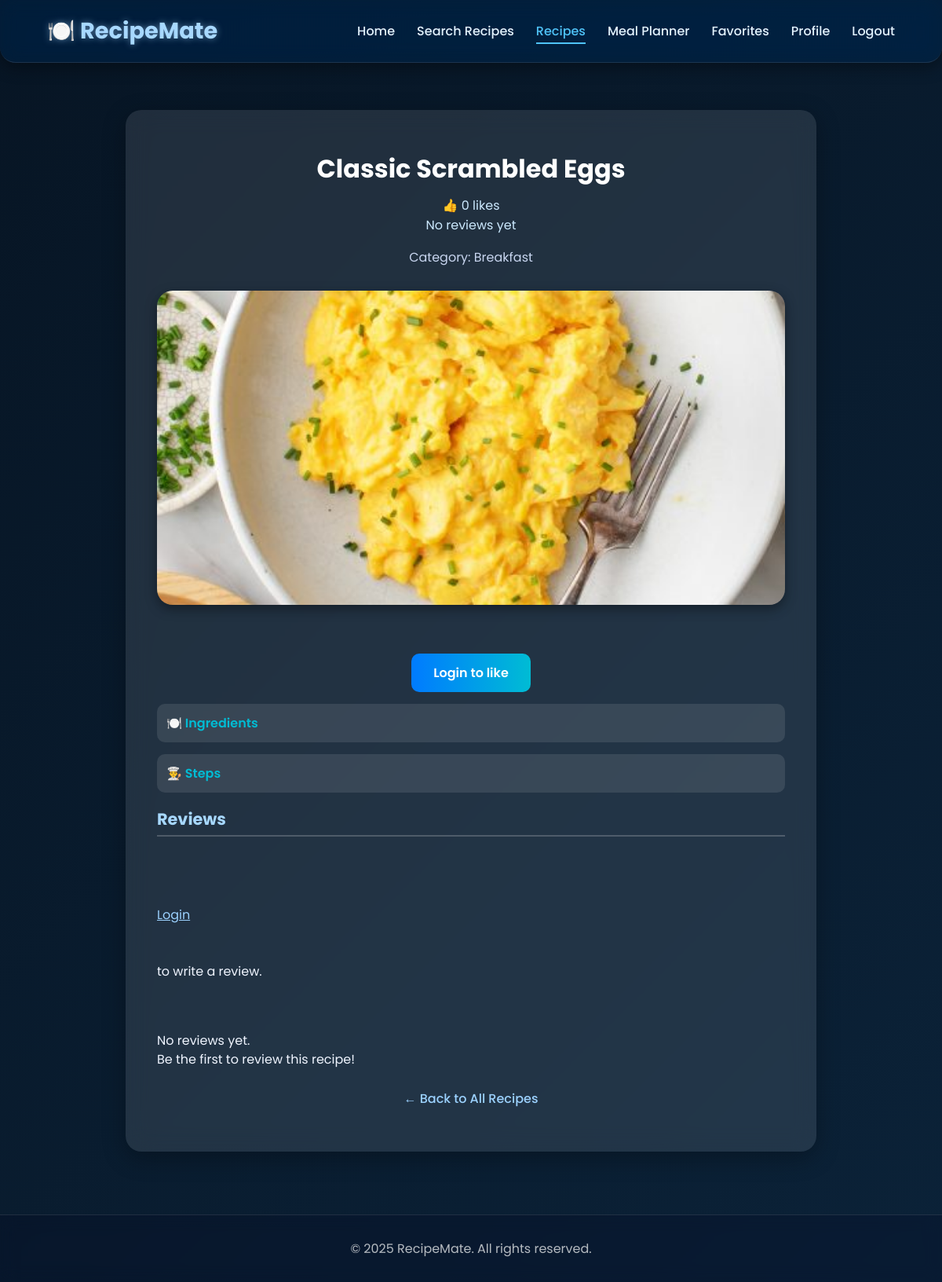
/recipes/view_recipe.php?id=1, run on the app's committed database.
### tables this page shows
CREATE TABLE IF NOT EXISTS recipes (
  id INT AUTO_INCREMENT PRIMARY KEY,
  user_id INT NOT NULL,
  title VARCHAR(255) NOT NULL,
  category VARCHAR(100),
  ingredients TEXT,
  description TEXT NOT NULL,
  steps TEXT,
  tags VARCHAR(255),
  likes_count INT DEFAULT 0,  
  image_path VARCHAR(255),
  created_at TIMESTAMP DEFAULT CURRENT_TIMESTAMP,
  FOREIGN KEY (user_id) REFERENCES users(user_id) ON DELETE CASCADE
);

### recipes/view_recipe.php (the view, shortened to what this page needs)
<?php
require_once __DIR__ . '/../dbConnection.php';
$recipeId = isset($_GET['id']) ? (int)$_GET['id'] : 0;
$stmt = $conn->prepare("
    SELECT *
    FROM recipes
    WHERE id = ?
");
$stmt->bind_param("i", $recipeId);
$stmt->execute();
$recipe = $stmt->get_result()->fetch_assoc();
$stmtReviews = $conn->prepare("
    SELECT
        r.rating,
        r.comment,
        u.userName,
        r.created_at
    FROM reviews r
    JOIN users u
        ON r.user_id = u.user_id
    WHERE r.recipe_id = ?
    ORDER BY r.created_at DESC
");
$stmtReviews->bind_param(
    "i",
    $recipeId
);
$stmtReviews->execute();
$reviews = $stmtReviews
    ->get_result()
    ->fetch_all(MYSQLI_ASSOC);
$stmtAvg = $conn->prepare("
    SELECT
        COALESCE(AVG(rating), 0) AS avg_rating,
        COUNT(*) AS total_reviews
    FROM reviews
    WHERE recipe_id = ?
");
$stmtAvg->bind_param(
    "i",
    $recipeId
);
$stmtAvg->execute();
$resAvg = $stmtAvg
    ->get_result()
    ->fetch_assoc();
$avg = round(
    (float)$resAvg['avg_rating'],
    1
);
$total = (int)$resAvg['total_reviews'];
$imageUrl = null;
if (!empty($recipe['image_path'])) {
    if (preg_match('/^https?:\/\//i', $recipe['image_path'])) {
        $imageUrl = $recipe['image_path'];
    } else {
        $imageUrl =
            rtrim(BASE_URL, '/') .
            '/' .
            ltrim($recipe['image_path'], '/');
    }
}
?>
<!DOCTYPE html>
<html lang="en">
<head>
</head>
<body>
<header>
<nav class="navbar">
    <div class="logo">
        🍽️ RecipeMate
    </div>
    <ul class="nav-links">
        <li>
            <a href="<?= BASE_URL ?>dashboard.php">
                Home
            </a>
        </li>
        <li>
            <a href="<?= BASE_URL ?>recipes/search_recipe.php">
                Search Recipes
            </a>
        </li>
        <li>
            <a
                href="<?= BASE_URL ?>recipes/recipe_index.php"
                class="active"
            >
                Recipes
            </a>
        </li>
        <li>
            <a href="<?= BASE_URL ?>planner/meal_planner.php">
                Meal Planner
            </a>
        </li>
        <li>
            <a href="<?= BASE_URL ?>favorites/favorites.php">
                Favorites
            </a>
        </li>
        <li>
            <a href="<?= BASE_URL ?>profile/profile.php">
                Profile
            </a>
        </li>
        <li>
            <a href="<?= BASE_URL ?>index.php">
                Logout
            </a>
        </li>
    </ul>
</nav>
</header>
<div class="container">
    <div class="recipe-header">
        <h1>
            <?= htmlspecialchars($recipe['title']) ?>
        </h1>
        <div
            style="
                margin-top:6px;
                color:#cdeaff;
            "
        >
            👍
            <?= (int)$recipe['likes_count'] ?>
            likes
            <br>
            <?php if ($total > 0): ?>
                <span
                    style="
                        color:#ffd166;
                    "
                >
                    <?= str_repeat(
                        "★",
                        (int)floor($avg)
                    ) ?>
                    <?= str_repeat(
                        "☆",
                        5 - (int)floor($avg)
                    ) ?>
                </span>
                <span
                    style="
                        margin-left:8px;
                    "
                >
                    <?= $avg ?>
                    / 5 •
                    <?= $total ?>
                    review<?= $total === 1 ? '' : 's' ?>
                </span>
            <?php else: ?>
                <span>
                    No reviews yet
                </span>
            <?php endif; ?>
        </div>
        <p>
            Category:
            <?= htmlspecialchars($recipe['category']) ?>
        </p>
    </div>
    <?php if (!empty($imageUrl)): ?>
        <img
            src="<?= htmlspecialchars($imageUrl) ?>"
            alt="Recipe Image"
            class="recipe-image"
        >
    <?php endif; ?>
    <div class="actions">
        <?php if (!isset($_SESSION['user_id'])): ?>
            <a
                class="btn btn-primary"
                href="<?= BASE_URL ?>index.php"
                style="text-decoration:none;"
            >
                Login to like
            </a>
        <?php endif; ?>
    </div>
    <details class="recipe-details">
        <summary>
            🍽️ Ingredients
        </summary>
    </details>
    <details class="recipe-details">
        <summary>
            👨‍🍳 Steps
        </summary>
    </details>
    <div class="recipe-section">
        <h2>
            Reviews
        </h2>
        <?php if (isset($_SESSION['user_id'])): ?>
            <form
                method="post"
                class="review-form"
            >
                <label for="rating">
                    Rating:
                </label>
                <select
                    name="rating"
                    id="rating"
                    required
                >
                    <option value="">
                        Select
                    </option>
                    <?php for (
                        $i = 1;
                        $i <= 5;
                        $i++
                    ): ?>
                        <option value="<?= $i ?>">
                            <?= $i ?> ★
                        </option>
                    <?php endfor; ?>
                </select>
                <label for="comment">
                    Comment:
                </label>
                <textarea
                    name="comment"
                    id="comment"
                    rows="3"
                    required
                ></textarea>
                <button
                    type="submit"
                    class="btn btn-primary"
                    name="submit_review"
                >
                    Submit Review
                </button>
            </form>
        <?php else: ?>
            <p>
                <a
                    href="<?= BASE_URL ?>index.php"
                    style="color:#9cd2ff;"
                >
                    Login
                </a>
                to write a review.
            </p>
        <?php endif; ?>
        <?php if (empty($reviews)): ?>
            <p>
                No reviews yet.
                Be the first to review this recipe!
            </p>
        <?php endif; ?>
        <div class="back-link">
            <a
                href="<?= BASE_URL ?>recipes/recipe_index.php"
            >
                ← Back to All Recipes
            </a>
        </div>
    </div>
</div>
<footer>
    © 2025 RecipeMate.
    All rights reserved.
</footer>
</body>
</html>

### recipes/view_recipe.php (style rules this page uses)
body { margin: 0; font-family: 'Poppins', sans-serif; background: linear-gradient( 135deg, #071524, #0b2238 ); color: #fff; overflow-x: hidden; }
header { background: transparent; }
.navbar { display: flex; justify-content: space-between; align-items: center; padding: 18px 60px; background: rgba(0, 40, 80, 0.4); backdrop-filter: blur(12px) saturate(150%); border-bottom: 1px solid rgba(255,255,255,0.1); border-radius: 0 0 20px 20px; box-shadow: 0 6px 20px rgba(0,0,0,0.35); position: sticky; top: 0; z-index: 1000; transition: all 0.4s ease; }
.logo { font-size: 1.8rem; font-weight: 700; color: #a7d8ff; text-shadow: 0 0 8px rgba(167,216,255,0.5); display: flex; align-items: center; gap: 8px; }
.nav-links { list-style: none; display: flex; gap: 28px; margin: 0; padding: 0; }
.nav-links a { color: #e3f2fd; text-decoration: none; font-weight: 500; transition: all 0.3s ease; position: relative; }
.nav-links a:hover, .nav-links a.active { color: #4fc3f7; }
.nav-links a::after { content: ''; position: absolute; bottom: -5px; left: 0; width: 0; height: 2px; background: #4fc3f7; transition: width 0.3s ease; }
.nav-links a:hover::after, .nav-links a.active::after { width: 100%; }
.container { max-width: 800px; margin: 60px auto; padding: 30px 40px; background: rgba(255,255,255,0.1); border-radius: 20px; backdrop-filter: blur(15px); box-shadow: 0 8px 30px rgba(0,0,0,0.3); }
.recipe-header { text-align: center; margin-bottom: 30px; }
.recipe-header h1 { font-size: 2rem; margin-bottom: 10px; color: #fff; }
.recipe-header p { color: #c9d6f0; }
.recipe-image { width: 100%; max-height: 400px; border-radius: 20px; object-fit: cover; margin-bottom: 25px; box-shadow: 0 5px 15px rgba(0,0,0,0.4); }
.recipe-section { margin-bottom: 25px; }
.recipe-section h2 { font-size: 1.3rem; color: #a7d8ff; border-bottom: 2px solid rgba(255,255,255,0.2); padding-bottom: 5px; margin-bottom: 15px; }
.recipe-section p { line-height: 1.5; color: #f0f5ff; white-space: pre-line; }
.actions { text-align: center; margin-top: 30px; display: flex; justify-content: center; flex-wrap: wrap; gap: 10px; }
.btn { padding: 12px 28px; background: linear-gradient( 90deg, #007bff, #00bcd4 ); border: none; color: #fff; border-radius: 10px; cursor: pointer; font-weight: 600; transition: 0.3s; font-family: 'Poppins', sans-serif; }
.btn-primary { color: white; }
.recipe-details { margin-top: 15px; background: rgba(255,255,255,0.1); border-radius: 10px; padding: 12px; }
.recipe-details summary { font-weight: 600; color: #00bcd4; cursor: pointer; list-style: none; outline: none; }
.back-link { text-align: center; margin-top: 25px; }
.back-link a { color: #9cd2ff; text-decoration: none; font-weight: 500; }
footer { text-align: center; padding: 30px; color: rgba(255,255,255,0.7); border-top: 1px solid rgba(255,255,255,0.1); backdrop-filter: blur(10px); background: rgba(0,0,30,0.2); margin-top: 80px; }

### data on the page
recipes: title "Classic Scrambled Eggs", likes_count "0", category "Breakfast", image_path (picture)
